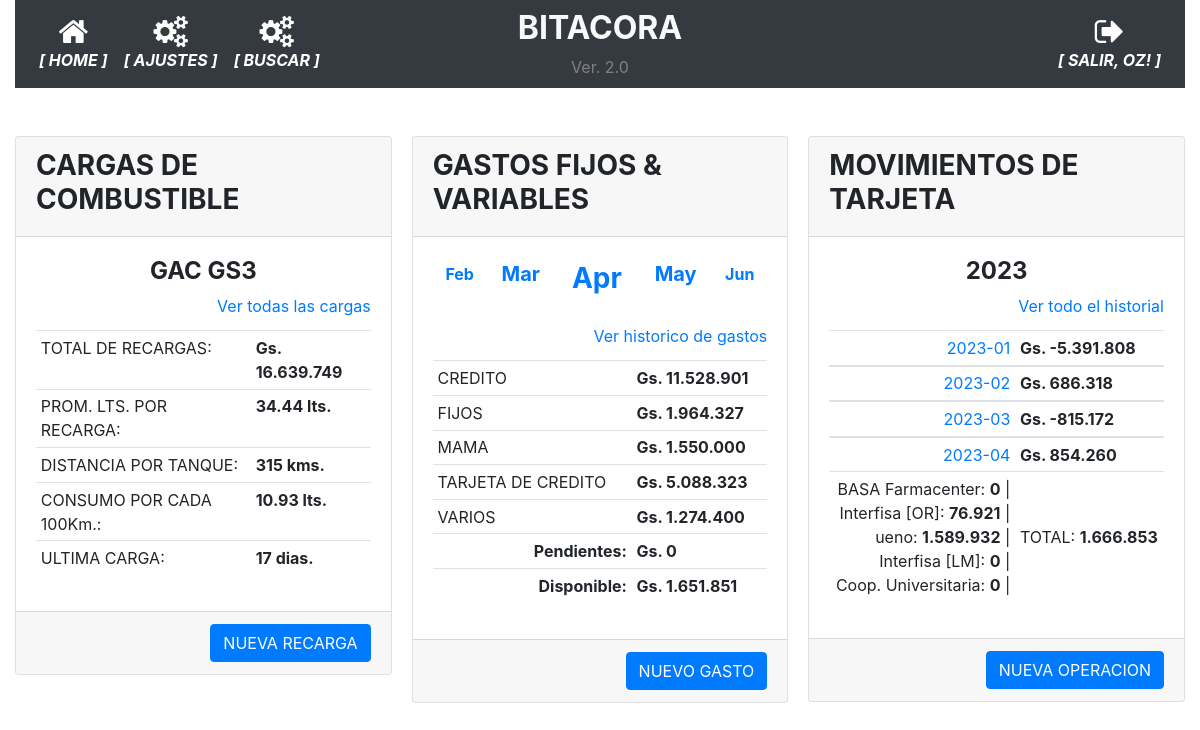
The app's page /index (signed in) with its own data.
### app/models.py (models this page shows, shortened)
class User(UserMixin, db.Model):
    id = db.Column(db.Integer, primary_key=True)
    username = db.Column(db.String(64), index=True, unique=True)
    email = db.Column(db.String(120), index=True, unique=True)
    password_hash = db.Column(db.String(128))
    perfil = db.Column(db.String(128))

class AgrupadorGastos(db.Model):
    __tablename__='agrupador_gastos'
    id = db.Column(db.Integer, primary_key=True)
    agrupador = db.Column(db.String(100), nullable=False)

class Tarjetas(db.Model):
    __tablename__='tarjetas'
    id = db.Column(db.Integer, primary_key=True)
    banco = db.Column(db.String(100), nullable=False)
    numero = db.Column(db.String(100), nullable=False)
    vencimiento = db.Column(db.String(10), nullable=False)
    estado = db.Column(db.Boolean, server_default=u'False')

### app/routes.py (the view)
@app.route('/')
@app.route('/index', methods=['GET', 'POST'])
@login_required
def index():
    form = FormularioCombustible()
    cargas = Cargas.query.all()
    anno = datetime.now().strftime("%Y")
    fechas_referencia = {'mes_anterior_2':datetime.now()-relativedelta(months=2), 'mes_anterior':datetime.now()-relativedelta(months=1), 'fecha_actual':datetime.now(),  'mes_siguiente':datetime.now()+relativedelta(months=1), 'mes_siguiente_2':datetime.now()+relativedelta(months=2)}
    referencias_principales = referencias_vehiculo(cargas)
    balance_movimientos, balance_mensual = balance_cuenta()
    saldo_atlas = balance_cuenta_puntual(movimientos_tarjeta(1))
    saldo_basa = balance_cuenta_puntual(movimientos_tarjeta(2))
    saldo_interfisa = balance_cuenta_puntual(movimientos_tarjeta(3))
    gastos = db.session.query(AgrupadorGastos.agrupador.label('acreedor'), func.sum(GastosFijos.monto).label('total')).join(AgrupadorGastos).group_by(AgrupadorGastos.agrupador).filter(func.strftime("%Y-%m", GastosFijos.fecha_pagar)==fechas_referencia['fecha_actual'].strftime('%Y-%m')).all()
    credito, pendientes, pagadas = calcular_disponibilidad(fechas_referencia['fecha_actual'].strftime('%Y-%m'))
    disponibilidad = credito - pagadas
    balance=balances_tarjetas()
    id_tarjeta = db.session.query(Tarjetas.banco).filter(Tarjetas.estado==True).first()
    return render_template('home.html',  form=form, **referencias_principales, movimientos=balance_mensual, anno=anno, fechas_referencia=fechas_referencia, balance_movimientos=balance_movimientos, gastos=gastos, total_gasto=pendientes, saldo_atlas=saldo_atlas, saldo_basa=saldo_basa, saldo_interfisa=saldo_interfisa, disponibilidad=disponibilidad, balance=balance, id_tarjeta=id_tarjeta[0]) #usar ** permite que se manipule la variable directamente en el DOM

### app/models.py (called while the page is built)
@login.user_loader
def load_user(id):
    return User.query.get(int(id))

### app/utilitarios.py (called while the page is built)
def balance_cuenta_puntual(movimientos):
    sum_montos = 0
    for movimiento in movimientos:
        if movimiento.id_tipo_movimiento == 10 or movimiento.id_tipo_movimiento == 18:
            sum_montos -= movimiento.monto_operacion
        else:
            sum_montos += movimiento.monto_operacion
    return sum_montos

def movimientos_tarjeta(id, mes=0):
    if mes==0:
        return dbmodel.session.query(Movimientos).filter(Movimientos.id_tarjeta==id).order_by(Movimientos.fecha_operacion).all()
    return dbmodel.session.query(Movimientos).filter(Movimientos.id_tarjeta==id).filter(func.strftime("%Y-%m", Movimientos.fecha_operacion)==mes).order_by(Movimientos.fecha_operacion).all()

def balances_tarjetas():
    saldos=[]
    for tarjeta in dbmodel.session.query(Tarjetas).filter(Tarjetas.estado==True).all():
        compras, pagos, descuentos, intereses = balance_puntual_tarjeta(tarjeta.id)
        saldos.append({'banco': tarjeta.banco, 'compras': compras, 'pagos': pagos, 'descuentos': descuentos, 'balance': compras-pagos-descuentos})
    return saldos

### app/templates/home.html (shortened to what this page needs)
{% extends "base.html" %}
{% block main %}
<form action="{{ url_for('nueva_recarga') }}" method="post">
    <br>
    <div class="card-columns">
        <div class="card">
            <div class="card-header">
                <h3><strong>CARGAS DE COMBUSTIBLE</strong></h3>
            </div>
            <div class="card-body">
                <div class="card-title">
                    <h4 class="card-text text-center"><strong>{{ vehiculo }}</strong></h4>
                    <div class="card-text text-right">
                        <a href="{{ url_for('recargas') }}" class="card-link">Ver todas las cargas</a>
                    </div>
                </div>
                <div>
                    <table class="table table-sm">
                        <tr><td>TOTAL DE RECARGAS:</td><td><strong>{{ "Gs. {:,.0f}".format(suma_total_cargas).replace(",", ".") }}</strong></td></tr>
                        <tr><td>PROM. LTS. POR RECARGA:</td><td><strong>{{ '%0.2f'|format(promedio_litros_por_recarga|float) }} lts.</strong></td></tr>
                        <tr><td>DISTANCIA POR TANQUE:</td><td><strong>{{ promedio_recorrido_por_tanque }} kms.</strong></td></tr>
                        <tr><td>CONSUMO POR CADA 100Km.:</td><td><strong>{{ '%0.2f'|format(consumo_por_100km|float) }} lts.</strong></td></tr>
                        <tr><td>ULTIMA CARGA:</td><td><strong>{{ promedio_dias_carga }} dias.</strong></td></tr>
                    </table>
                </div>
            </div>
            <div class="card-footer text-muted text-right">
                <a href="{{ url_for('nueva_recarga') }}" class="btn btn-primary">NUEVA RECARGA</a>
            </div>
        </div>
        <div class="card">
            <div class="card-header">
                <h3><strong>GASTOS FIJOS & VARIABLES</strong></h3>
            </div>
            <div class="card-body">
                <div class="card-title text-center">
                    <table class="table table-sm table-borderless">
                        <td><a href="{{ url_for('historico_gastos_detalle', periodo=fechas_referencia.mes_anterior_2.strftime('%Y-%m')) }}" class="card-link"><strong>{{ fechas_referencia.mes_anterior_2.strftime('%b') }}</strong></a></td>
                        <td><a href="{{ url_for('historico_gastos_detalle', periodo=fechas_referencia.mes_anterior.strftime('%Y-%m')) }}" class="card-link"><h5><strong>{{ fechas_referencia.mes_anterior.strftime('%b') }}</strong></a></h5></td>
                        <td><a href="{{ url_for('historico_gastos_detalle', periodo=fechas_referencia.fecha_actual.strftime('%Y-%m')) }}" class="card-link"><h3><strong>{{ fechas_referencia.fecha_actual.strftime('%b') }}</strong></h3></a></td>
                        <td><a href="{{ url_for('historico_gastos_detalle', periodo=fechas_referencia.mes_siguiente.strftime('%Y-%m')) }}" class="card-link"><h5><strong>{{ fechas_referencia.mes_siguiente.strftime('%b') }}</strong></a></h5></td>
                        <td><a href="{{ url_for('historico_gastos_detalle', periodo=fechas_referencia.mes_siguiente_2.strftime('%Y-%m')) }}" class="card-link"><strong>{{ fechas_referencia.mes_siguiente_2.strftime('%b') }}</strong></a></td>
                    </table>
                    <div class="card-text text-right">
                        <a href="{{ url_for('historico_gastos') }}" class="card-link">Ver historico de gastos</a>
                    </div>
                </div>
                <div>
                    <table class="table table-sm">
                        <tbody>
                        {% for gasto in gastos %}
                            <tr>
                                <td>{{ gasto.acreedor }}</td>
                                <td><strong>{{ "Gs. {:,.0f}".format(gasto.total).replace(",", ".") }}</strong></td>
                            </tr>
                        {% endfor %}
                        </tbody>
                        <tfoot>
                            <tr>
                                <td class="card-text text-right"><strong>Pendientes:</strong></td>
                                <td><strong>{{ "Gs. {:,.0f}".format(total_gasto).replace(",", ".") }}</strong></td>
                            </tr>
                            <tr>
                                <td class="card-text text-right"><strong>Disponible:</strong></td>
                                <td><strong>{{ "Gs. {:,.0f}".format(disponibilidad).replace(",", ".") }}</strong></td>
                            </tr>
                        </tfoot>
                    </table>
                </div>
            </div>
            <div class="card-footer text-muted text-right">
                <a href="{{ url_for('nuevo_gasto') }}" class="btn btn-primary">NUEVO GASTO</a>
            </div>
        </div>
        <div class="card">
            <div class="card-header">
                <h3><strong>MOVIMIENTOS DE TARJETA</strong></h3>
            </div>
            <div class="card-body">
                <div class="card-title">
                    <h4 class="card-text text-center"><strong>{{ fechas_referencia.fecha_actual.strftime('%Y') }}</strong></h4>
                    <div class="card-text text-right">
                        <a href="{{ url_for('historial_operacion') }}" class="card-link">Ver todo el historial</a>
                    </div>
                </div>
                <div>
                    <table class="table table-sm">
                        {% for movimiento in movimientos %}
                        <tbody>
                            <tr>
                                <td class="card-text text-right"><a href="{{ url_for('movimientos_mes', mes=movimiento[0]) }}">{{ movimiento[0] }}</a></td>
                                <td><strong>{{ "Gs. {:,.0f}".format(movimiento[1]).replace(",", ".") }}</strong></td>
                            </tr>
                        </tbody>
                        {% endfor %}
                        <tfoot>
                            <tr>
                                <td>
                                    {% for item in balance %}
                                    <div class="card-text text-right">{{ item.banco }}: <strong>{{ "{:,.0f}".format(item.balance|int).replace(",", ".") }}</strong> | </div>
                                    {% endfor %}
                                </td>
                                <td>
                                    <br><br><div>TOTAL: <strong>{{ "{:,.0f}".format(balance_movimientos|int).replace(",", ".") }}</strong></div>
                                </td>
                            </tr>
                        </tfoot>
                    </table>
                </div>
            </div>
            <div class="card-footer text-muted text-right">
                <a href="{{ url_for('nueva_operacion', tarjeta=id_tarjeta) }}" class="btn btn-primary">NUEVA OPERACION</a>
            </div>
        </div>
    </div>
{% endblock %}

### app/templates/base.html (shortened to what this page needs)
<!doctype html>
<html lang="en">
  <head>
    <link rel="stylesheet" href="https://stackpath.bootstrapcdn.com/bootstrap/4.5.0/css/bootstrap.min.css">
    <link rel="stylesheet" href="https://maxcdn.bootstrapcdn.com/font-awesome/4.4.0/css/font-awesome.min.css">
  </head>
  <body>
    <div class="container-fluid">
      <nav class="navbar navbar-expand-md navbar-dark bg-dark">
        <div class="navbar-collapse collapse w-100 order-1 order-md-0 dual-collapse2">
            <ul class="navbar-nav mr-auto text-center">
              <li class="nav-item active">
                <a href="{{ url_for('index') }}" class="nav-link d-flex flex-column">
                <i class="fa fa-home fa-2x"></i>
                <span class="d-none d-sm-inline"><i><strong>[ HOME ]</strong></i></span></a>
              </li>
              <li class="nav-item active">
                <a href="{{ url_for('parametrico') }}" class="nav-link d-flex flex-column">
                <i class="fa fa-cogs fa-2x"></i>
                <span class="d-none d-sm-inline"><i><strong>[ AJUSTES ]</strong></i></span></a>
              </li>
              <li class="nav-item active">
                <a href="{{ url_for('busqueda') }}" class="nav-link d-flex flex-column">
                <i class="fa fa-cogs fa-2x"></i>
                <span class="d-none d-sm-inline"><i><strong>[ BUSCAR ]</strong></i></span></a>
              </li>
            </ul>
        </div>
        <div class="mx-auto order-0 text-center">
            <h2 class="mx-auto text-light"><strong>BITACORA</strong></h2>
            <span style="color: grey">Ver. 2.0</span>
        </div>
        <div class="navbar-collapse collapse w-100 order-3 dual-collapse2">
            <ul class="navbar-nav ml-auto text-center">
              <li class="nav-item active">
                {% if current_user.is_anonymous %}
                  <a href="{{ url_for('logout') }}" class="nav-link d-flex flex-column">
                  <i class="fa fa-sign-in fa-2x"></i>
                  <span class="d-none d-sm-inline"><i><strong>[ ACCEDER ]</strong></i></span></a>
                {% else %}
                  <a href="{{ url_for('logout') }}" class="nav-link d-flex flex-column">
                  <i class="fa fa-sign-out fa-2x"></i>
                  <span class="d-none d-sm-inline"><i><strong>[ SALIR, {{ current_user.username | upper }}! ]</strong></i></span></a>
                {% endif %}
              </li>
            </ul>
        </div>
    </nav>
    <br>
      <div>
        {% block main %}{% endblock %}
      </div>
    </div>
  </body>
</html>

### records on screen
User: username "OZ"
AgrupadorGastos: acreedor "CREDITO", total "Gs. 11.528.901"
AgrupadorGastos: acreedor "FIJOS", total "Gs. 1.964.327"
AgrupadorGastos: acreedor "MAMA", total "Gs. 1.550.000"
AgrupadorGastos: acreedor "TARJETA DE CREDITO", total "Gs. 5.088.323"
Tarjetas: banco "BASA Farmacenter", balance "0"
Tarjetas: banco "Interfisa [OR]", balance "76.921"
Tarjetas: banco "ueno", balance "1.589.932"
Tarjetas: banco "Interfisa [LM]", balance "0"
Tarjetas: banco "Coop. Universitaria", balance "0"

### other values on screen
{{ vehiculo }} "GAC GS3"
{{ "Gs. {:,.0f}".format(suma_total_cargas).replace(",", ".") }} "Gs. 16.639.749"
{{ '%0.2f'|format(promedio_litros_por_recarga|float) }} "34.44"
{{ promedio_recorrido_por_tanque }} "315"
{{ '%0.2f'|format(consumo_por_100km|float) }} "10.93"
{{ fechas_referencia.mes_anterior_2.strftime('%b') }} "Feb"
{{ fechas_referencia.mes_anterior.strftime('%b') }} "Mar"
{{ fechas_referencia.fecha_actual.strftime('%b') }} "Apr"
{{ fechas_referencia.mes_siguiente.strftime('%b') }} "May"
{{ fechas_referencia.mes_siguiente_2.strftime('%b') }} "Jun"
{{ gasto.acreedor }} "VARIOS"
{{ "Gs. {:,.0f}".format(gasto.total).replace(",", ".") }} "Gs. 1.274.400"
{{ "Gs. {:,.0f}".format(total_gasto).replace(",", ".") }} "Gs. 0"
{{ "Gs. {:,.0f}".format(disponibilidad).replace(",", ".") }} "Gs. 1.651.851"
{{ fechas_referencia.fecha_actual.strftime('%Y') }} "2023"
